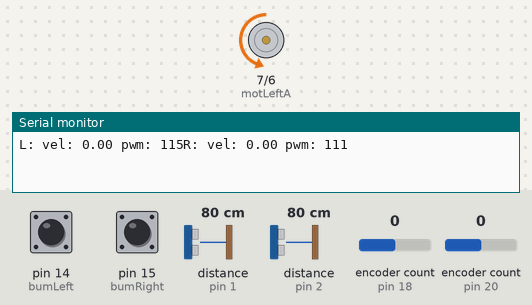
Recording of a sketch running on a simulated Arduino Mega 2560, built with avr-gcc and run on an emulated ATmega2560. On the bench: motor-driver pin pairs drawn as motors (green arrow = first pin HIGH = forward, orange = second pin HIGH = backward, longer = more drive), the last lines printed to the serial monitor. The inputs (shaded band) are chosen by the test bench; at power-on: distance to the obstacle (sensors on pin 1, pin 2) 80 cm, encoder count (sensors on pin 18, pin 20) 0, pin 14 (bumLeft) HIGH, pin 15 (bumRight) HIGH. The echo pulse lasts 58.3 µs per cm.

Above: at 0.12 s.
At 1.2 s:
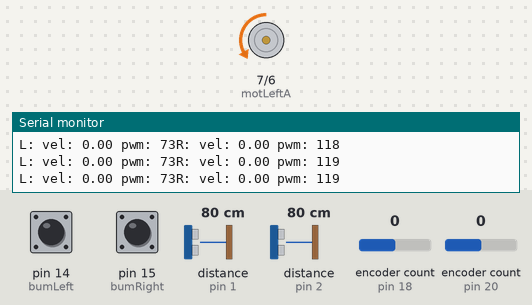
1.3 s: distance to the obstacle (sensor on pin 1) set to 33 cm
4.3 s: distance to the obstacle (sensor on pin 1) set to 28 cm
7.3 s: distance to the obstacle (sensor on pin 2) set to 2 cm
10.3 s: encoder count (sensor on pin 18) set to 1
At 10.8 s:
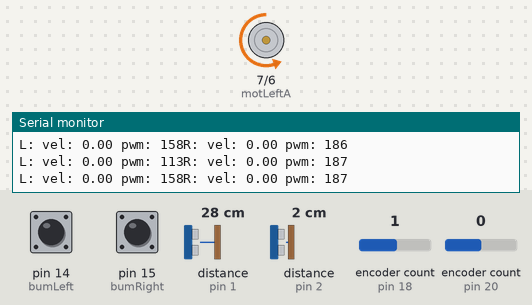
16.3 s: distance to the obstacle (sensor on pin 1) set to 120 cm
19.3 s: distance to the obstacle (sensor on pin 1) set to 2 cm
Timing chart, 0 to 23.3 s (numbered marks = the images above; inputs shaded):
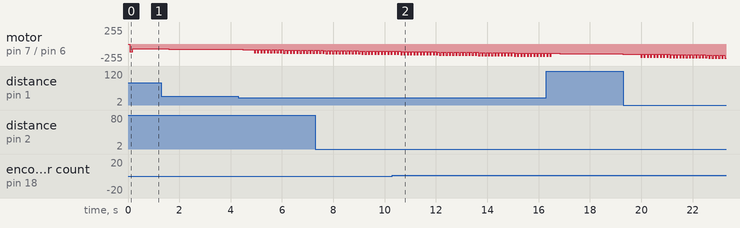

The sketch:

Taller4_2025.ino
```cpp
#define SIMULACION 0
#define EJERCICIO 5

#if !SIMULACION
#include <NewPing.h>
#include <Encoder.h>
#include <Wire.h>
#include <PID_v1.h>
#include <SharpIR.h>
#include <TimerOne.h>
#endif

/****************************** algunas definiciones globales ************/

#define IR_FRONT 1
#define IR_LEFT  0
#define IR_RIGHT 2

#define MIN_DIST_SIDE 0.15
#define MIN_DIST_FRONT 0.10

#define SPEED_SLOW 0.6
#define SPEED_TURN 0.9
#define SPEED_NORMAL 1.5
#define SPEED_FAST 2

/****************************** Setup *********************************/
void setup()
{

  /* inicializacion de sensores */
  motors_init();
  ir_init();
  bumper_init();


  #if SIMULACION
    Serial.begin(9600);
  #else
    pid_init();
    Serial.begin(115200);
  #endif
  /* inicializacion del comportamiento */
  comportamiento_init();
}

/****************************** Loop principal ************************/
void loop()
{
  /* procesamiento de sensores */
  ir_loop();
  bumper_loop();
  #if !SIMULACION
	sonar_loop();
	pid_loop();
	serial_loop();
  #endif

  #if EJERCICIO == 5
    sonar_loop();
  #endif
  /* procesamiento del comportamiento */
  comportamiento_loop();
}

/***************************** EJEMPLO COMPORTAMIENTOS ************************/
/*
enum Estado { eAvanzar = 0, eRetroceder, eGirar };

Estado estado;

uint16_t g_timeStampMs;

void comportamiento_init()
{
  / /define estado inicial y ejecuta accion de la trancision inicial, segun ejercicio
  estado = eAvanzar;
  pid_set_speed(SPEED_NORMAL, SPEED_NORMAL);
  //...

}

bool IsBumperLeftOn() { return bumper_left(); }
bool IsBumperRightOn() { return bumper_right(); }

void comportamiento_loop()
{
  // Proceso estados, chequeo condiciones y ejecuto transiciones
  switch (estado)
  {
      case eAvanzar:
        {
          if (IsBumperLeftOn() || IsBumperRightOn())
          {
            pid_set_speed(-SPEED_NORMAL, -SPEED_NORMAL);
            g_timeStampMs = millis();
            estado = eRetroceder;
          }
        } break;
      case eRetroceder:
        {
      if ((millis() - g_timeStampMs) > 3000)
            {
                pid_set_speed(SPEED_NORMAL, -SPEED_NORMAL);
                g_timeStampMs = millis();
              estado = eGirar;
            }
        } break;
      case eGirar:
        {
      if ((millis() - g_timeStampMs) > 3000)
            {
                pid_set_speed(SPEED_NORMAL, SPEED_NORMAL);
              estado = eAvanzar;
            }
        } break;
  }
  //...
}
*/

/***************************** FIN EJEMPLO COMPLETAR ***************************/


/***************************** SOLO COMPLETAR AQUI ************************/


#if EJERCICIO == 1
enum Estado {AVANZAR};
#elif EJERCICIO == 2
enum Estado { AVANZAR, RETROCEDER, GIRAR};
#elif EJERCICIO == 3
enum Estado { AVANZAR, GIRAR_DERECHA, GIRAR_IZQUIERDA };
#elif EJERCICIO == 4
enum Estado { AVANZAR, RETROCEDER, GIRAR, GIRAR_DERECHA, GIRAR_IZQUIERDA };    //👉👈
#elif EJERCICIO == 5
enum Estado { AVANZAR, ALEJARSE, ACERCARSE };
#endif


Estado estado;

long t;

void comportamiento_init()
{

    estado = AVANZAR;
    pid_set_speed(SPEED_NORMAL,SPEED_NORMAL);
    t = millis();

    // define estado inicial y ejecuta accion de la trancision inicial, segun ejercicio
    //estado = ESTADO_INICIAL;

    //...

    #if EJERCICIO == 5
        #if SIMULACION
  	    sonar_set_up();
  	#endif
    #endif


}

void comportamiento_loop()
{
  	#if EJERCICIO == 1

  	// Proceso estados, chequeo condiciones y ejecuto transiciones
    float left = ir_distance(IR_LEFT);
    float front = ir_distance(IR_FRONT);
    float right = ir_distance(IR_RIGHT);

    Serial.print("distancia izquierdo: ");
    Serial.print(left);
    Serial.print(" distancia frontal: ");
    Serial.print(front);
    Serial.print(" distancia derecho: ");
    Serial.println(right);

    Serial.print("Estado bumper left: ");
    Serial.print(bumper_left());
    Serial.print(" Estado bumper right: ");
    Serial.println(bumper_right());
	//...

  	#elif EJERCICIO == 2
    if(estado == AVANZAR){
      pid_set_speed(1,1);
      if(bumper_left() || bumper_right()){
       t = millis() + 3000;
        estado = RETROCEDER;
        pid_set_speed(-1,-1);
        Serial.println("Empezo a retroceder!");
      }
    }
    else if(estado == RETROCEDER){
      if(millis() > t ){
        pid_set_speed(1,-1);
        estado = GIRAR;
        t = millis() + 3000;
        Serial.println("Empezo a girar!");
      }
    }
    else{
      if(millis() > t){
        pid_set_speed(1,1);
        estado = AVANZAR;
        Serial.println("Empezo a avanzar!");
      }
    }

    #elif EJERCICIO == 3
    if(estado == AVANZAR){
      pid_set_speed(1,1);
      if(ir_distance(IR_RIGHT) <= MIN_DIST_SIDE){
        estado = GIRAR_IZQUIERDA;
        pid_set_speed(-1,1);
        Serial.println("Giro a la izquierda porque me choco a la derecha");
      } else if(ir_distance(IR_LEFT) <= MIN_DIST_SIDE){
        estado = GIRAR_DERECHA;
        pid_set_speed(1,-1);
        Serial.println("Giro a la derecha porque me choco a la izquierda");
      }
    }
    else if(estado == GIRAR_IZQUIERDA){
      if(ir_distance(IR_RIGHT) > MIN_DIST_SIDE){
        estado = AVANZAR;
        pid_set_speed(1,1);
        Serial.println("Vuelvo a avanzar porque ya no me choco a la derecha");
      }
    }
    else if(estado == GIRAR_DERECHA){
      if(ir_distance(IR_LEFT) > MIN_DIST_SIDE){
        estado = AVANZAR;
        pid_set_speed(1,1);
        Serial.println("Vuelvo a avanzar porque ya no me choco a la izquierda");
      }
    }

    #elif EJERCICIO == 4   //👉👈
    if(estado == AVANZAR){
      pid_set_speed(1,1);
      if(ir_distance(IR_RIGHT) <= MIN_DIST_SIDE){
        estado = GIRAR_IZQUIERDA;
        pid_set_speed(-1,1);
        Serial.println("Giro a la izquierda porque me choco a la derecha");
      } else if(ir_distance(IR_LEFT) <= MIN_DIST_SIDE){
        estado = GIRAR_DERECHA;
        pid_set_speed(1,-1);
        Serial.println("Giro a la derecha porque me choco a la izquierda");
      } else if(bumper_left() || bumper_right() || ir_distance(IR_FRONT) <= MIN_DIST_FRONT){
       t = millis() + 3000;
        estado = RETROCEDER;
        pid_set_speed(-1,-1);
        Serial.println("Empezo a retroceder!");
      }
    }
    else if(estado == GIRAR_IZQUIERDA){
      if(ir_distance(IR_RIGHT) > MIN_DIST_SIDE){
        estado = AVANZAR;
        pid_set_speed(1,1);
        Serial.println("Vuelvo a avanzar porque ya no me choco a la derecha");
      }
    }
    else if(estado == GIRAR_DERECHA){
      if(ir_distance(IR_LEFT) > MIN_DIST_SIDE){
        estado = AVANZAR;
        pid_set_speed(1,1);
        Serial.println("Vuelvo a avanzar porque ya no me choco a la izquierda");
      }
    }
    else if(estado == RETROCEDER){
      if(millis() > t ){
        pid_set_speed(1,-1);
        estado = GIRAR;
        t = millis() + 3000;
        Serial.println("Empezo a girar!");
      }
    }
    else{
      if(millis() > t){
        pid_set_speed(1,1);
        estado = AVANZAR;
        Serial.println("Empezo a avanzar!");
      }
    }


	// Proceso estados, chequeo condiciones y ejecuto transiciones

	//...

  #elif EJERCICIO == 5

  float sonar_dist = sonar_distance();

  if(estado == AVANZAR){
    pid_set_speed(SPEED_NORMAL,SPEED_NORMAL);
    if(sonar_dist > 0.8){
      // girar izquierda
      estado = ACERCARSE;
    }
    else if(sonar_dist <= 0.4){
      estado = ALEJARSE;
    }
  }

  else if(estado == ACERCARSE){
    pid_set_speed(SPEED_SLOW,SPEED_NORMAL);
    if(ir_distance(IR_LEFT) < 0.3 || sonar_dist <= 0.6){
      estado = AVANZAR;
    }
  }

  else if(estado == ALEJARSE){
    pid_set_speed(SPEED_NORMAL,SPEED_SLOW);
    if(ir_distance(IR_LEFT) > 0.1 || sonar_dist > 0.6){
      estado = AVANZAR;
    }
  }

  	#endif

}

/***************************** FIN COMPLETAR ***************************/

/*************************** PID *******************************/

#if SIMULACION
	#define motLeftA  10
	#define motLeftB  11
	#define motRightA  5
	#define motRightB  6
#else
// Motores
	#define motLeftA  7
	#define motLeftB  6
	#define motRightA 5
	#define motRightB 4

	//Encoders
	#define encRightA 18
	#define encRightB 19
	#define encLeftA  20
	#define encLeftB  21

	/* PID constantes */
	#define control_loop_time  10
	int last_control_loop_time;
	int pMotRight = 45;
	int iMotRight = 30;
	int dMotRight = 0;

	int pMotLeft  = 50;
	int iMotLeft  = 30;
	int dMotLeft  = 0;

	//#define  pwm_min_right 127
  //#define  pwm_min_left 121
  #define  pwm_min_right 44
  #define  pwm_min_left 40
	#define  pwm_max 255


/* status variables */
struct pid_status {
  long prevPos;
  long posDelta;
  double input, output, setpoint;
  bool enable;
};

/* PID seting */
pid_status pid_mot_right_status, pid_mot_left_status;
PID pid_mot_right(&pid_mot_right_status.input, &pid_mot_right_status.output, &pid_mot_right_status.setpoint, pMotRight, iMotRight, dMotRight, DIRECT);
PID pid_mot_left(&pid_mot_left_status.input, &pid_mot_left_status.output, &pid_mot_left_status.setpoint, pMotLeft, iMotLeft, dMotLeft, DIRECT);


/* Encoders seting */
Encoder enc_right(encRightA, encRightB);
Encoder enc_left(encLeftA, encLeftB);

void pid_init()
{
  pid_mot_left_status.setpoint = pid_mot_right_status.setpoint = 0;
  last_control_loop_time = millis();

  pid_mot_right.SetMode(AUTOMATIC);
  pid_mot_right.SetSampleTime(control_loop_time);
  pid_mot_left.SetMode(AUTOMATIC);
  pid_mot_left.SetSampleTime(control_loop_time);

  pid_mot_left.SetOutputLimits(-(pwm_max - pwm_min_left), (pwm_max - pwm_min_left));
  pid_mot_right.SetOutputLimits(-(pwm_max - pwm_min_right), (pwm_max - pwm_min_right));

  pid_mot_right_status.enable = true;
  pid_mot_left_status.enable = true;
}

void pid_loop(){
  int time_now = millis();
  int delta_t = time_now  - last_control_loop_time;
  if (delta_t >= control_loop_time)
  {
    last_control_loop_time = time_now;

    // update pos y vel right
    long posRight = -enc_right.read();
    //Serial.print("pos derecha : ");
    //Serial.print(posRight);
    pid_mot_right_status.posDelta = posRight - pid_mot_right_status.prevPos;
    pid_mot_right_status.prevPos = posRight;
    float vel_right = (double)pid_mot_right_status.posDelta / (double)delta_t; // cuenta encoder por ms

    // update pos y vel Left
    long posLeft = enc_left.read();
    //Serial.print(" pos izquierda : ");
    //Serial.println(posLeft);
    pid_mot_left_status.posDelta = posLeft - pid_mot_left_status.prevPos;
    pid_mot_left_status.prevPos = posLeft;
    float vel_left = (double)pid_mot_left_status.posDelta / (double)delta_t; // cuenta encoder por ms

    pid_mot_right_status.input = vel_right; // cuenta encoder por ms
    pid_mot_right.Compute();
    pid_mot_left_status.input  = vel_left;  // cuenta encoder por ms
    pid_mot_left.Compute();

    int pwm_left = (pid_mot_left_status.output < 0 ? -1 : 1) * ((int)abs(pid_mot_left_status.output) + pwm_min_left);
    set_motor_left(pwm_left);

    int pwm_right = (pid_mot_right_status.output < 0 ? -1 : 1) * ((int)abs(pid_mot_right_status.output) + pwm_min_right);
    set_motor_right(pwm_right);
    Serial.print("L: vel: "); Serial.print(vel_left); Serial.print(" pwm: "); Serial.print(pwm_left);Serial.print("R: vel: "); Serial.print(vel_right); Serial.print(" pwm: "); Serial.println(pwm_right);
    /*Serial.print("L: vel: "); Serial.print(vel_left); Serial.print(" pwm: "); Serial.print(pwm_left); Serial.print(" t: "); Serial.print(time_now);Serial.print(" delta_t: "); Serial.println(delta_t);
    Serial.print("R: vel: "); Serial.print(vel_right); Serial.print(" pwm: "); Serial.print(pwm_right); Serial.print(" t: "); Serial.print(time_now);Serial.print(" delta_t: "); Serial.println(delta_t);*/
  }
}
#endif
void pid_set_speed(float left, float right)
{
  pid_set_left(left);
  pid_set_right(right);

  //set_motor_left(255);
  //set_motor_right(255);
}

void pid_set_left(float v)
{
  #if SIMULACION
    v = mapFloat(v, 0, 2.0, 0, 128);
    set_motor_left(v);
  #else
    pid_mot_left.Reset();    /* reseteo para que el I se resetee ante cambios de consigna (sino quedaria el error viejo) */
    pid_mot_left_status.setpoint = v;
  #endif
}

void pid_set_right(float v)
{
  #if SIMULACION
    v = mapFloat(v, 0, 2.0, 0, 128);
    set_motor_right(v);
  #else
    pid_mot_right.Reset();
    pid_mot_right_status.setpoint = v;
  #endif
}


void set_speed(float left, float right)
{
  set_motor_left(left);
  set_motor_right(right);
}

void set_motor_left(int speed)
{
  analogWrite(motLeftB, speed > 0 ? speed : 0);
  analogWrite(motLeftA, speed < 0 ? -speed : 0);
}


void set_motor_right(int speed)
{
  analogWrite(motRightB, speed > 0 ? speed : 0);
  analogWrite(motRightA, speed < 0 ? -speed : 0);
}

void motors_init(void)
{
  // inicializo los pines de los motores
  pinMode(motLeftA, OUTPUT);      // inicializo el pin A del motorIzq como una salida
  pinMode(motLeftB, OUTPUT);      // inicializo el pin B del motorIzq como una salida
  pinMode(motRightA, OUTPUT);      // inicializo el pin A del motorDer como una salida
  pinMode(motRightB, OUTPUT);      // inicializo el pin B del motorDer como una salida
  // seteo en 0 la velocidad de los motores
  analogWrite(motLeftA,0);
  analogWrite(motLeftB,0);
  analogWrite(motRightA,0);
  analogWrite(motRightB,0);
}

/******************** bumper ******************/

//Bumper
#if SIMULACION
  #define bumRight 2
  #define bumLeft 3
#else
  #define bumRight 15
  #define bumLeft 14
#endif

bool bumper_state[2] = { false, false };

void bumper_init(void)
{
  pinMode(bumLeft, INPUT_PULLUP);           // inicializo el pin pulsador como una entrada
  pinMode(bumRight, INPUT_PULLUP);           // inicializo el pin pulsador como una entrada
}


void bumper_loop(void)
{
  bumper_state[0] = !digitalRead(bumLeft);
  bumper_state[1] = !digitalRead(bumRight);
  //Serial.print("BL: "); Serial.print(bumper_state[0]); Serial.print(" BR: "); Serial.println(bumper_state[1]);
}

bool bumper_left(void)
{
  return bumper_state[0];
}

bool bumper_right(void)
{
  return bumper_state[1];
}

/************** serial ******************/

void serial_loop(void)
{

}

/*************** sonar ********************/
float sonar_dist = -1;
long last_sonar_read = -1;

#if SIMULACION
  /* Completar la simulacion del sonar */
  # define sonarTrigg 7
  # define sonarEcho 4
  #define SONAR_READ_TIME 500
  #define SONAR_MIN_PARED 50
  #define SONAR_MAX_PARED 100

  void sonar_set_up(){
	pinMode(sonarTrigg, OUTPUT);
    pinMode(sonarEcho, INPUT);
    digitalWrite(sonarTrigg, LOW);
	last_sonar_read = 0;
  }

  void sonar_loop(){

    long t = millis();
    if (last_sonar_read == -1 || (t - last_sonar_read) > SONAR_READ_TIME){
      last_sonar_read = t;
      digitalWrite(sonarTrigg, HIGH);
      delayMicroseconds(10);
      digitalWrite(sonarTrigg, LOW);

      long t_sonar = pulseIn(sonarEcho, HIGH);
      sonar_dist = (0.0373 * t_sonar)/2;
      sonar_dist = (sonar_dist > SONAR_MAX_PARED*2) ? SONAR_MAX_PARED*2 : sonar_dist;
    }

  }

  /* Fin completar  */
#else
  #define sonarTrigg 3
  #define sonarEcho 2
  #define SONAR_READ_TIME 250
  #define SONAR_MIN_PARED 15
  #define SONAR_MAX_PARED 23

  NewPing sonar(sonarTrigg, sonarEcho, SONAR_MAX_PARED*2);
  void sonar_loop(void)
  {
    long t = millis();
    if (last_sonar_read == -1 || (t - last_sonar_read) > SONAR_READ_TIME)
    {
      last_sonar_read = t;
      sonar.ping_timer(on_sonar_echo);
    }
  }

  void on_sonar_echo(void)
  {
    if (sonar.check_timer())
      sonar_dist = sonar.convert_cm(sonar.ping_result);
    else
      sonar_dist = SONAR_MAX_PARED*2;
  }

#endif

float sonar_distance(void)
{
  return sonar_dist;
}

bool far_from_wall(){
  return sonar_dist != -1 && sonar_dist >= SONAR_MAX_PARED;
}

bool too_close_to_wall(){
  return sonar_dist != -1 && sonar_dist <= SONAR_MIN_PARED;
}

/************ infrarojos ********************/
#define IR_COUNT 3

#if SIMULACION
  #define IR_MAX_DIST 5000

  #define PIN_IR0 A0
  #define PIN_IR1 A1
  #define PIN_IR2 A2
#else<
  #define IR_NUM_READINGS 5
  #define IR_ERROR_PERCENT 93
  #define IR_MODEL 1 // GP2Y0A21Y

  #define IR_MAX_DIST 0.8

  #define PIN_IR0 A10
  #define PIN_IR1 A9
 #define PIN_IR2 A8


  SharpIR ir_0(IR_MODEL, PIN_IR0);
  SharpIR ir_1(IR_MODEL, PIN_IR1);
  SharpIR ir_2(IR_MODEL, PIN_IR2);

  SharpIR ir[IR_COUNT] =
  {
    ir_0,
    ir_1,
    ir_2
    /*
    SharpIR(PIN_IR0, IR_NUM_READINGS, IR_ERROR_PERCENT, IR_MODEL),
    SharpIR(PIN_IR1, IR_NUM_READINGS, IR_ERROR_PERCENT, IR_MODEL),
    SharpIR(PIN_IR2, IR_NUM_READINGS, IR_ERROR_PERCENT, IR_MODEL)
    */
  };

  float readings_front [10] = {0.8, 0.8, 0.8, 0.8, 0.8, 0.8, 0.8, 0.8, 0.8, 0.8};
  float readings_left [10] = {0.8, 0.8, 0.8, 0.8, 0.8, 0.8, 0.8, 0.8, 0.8, 0.8};
  float readings_right [10] = {0.8, 0.8, 0.8, 0.8, 0.8, 0.8, 0.8, 0.8, 0.8, 0.8};
  int ir_reading_it = 0;
#endif

float ir_distances[IR_COUNT];

void ir_init(void)
{
  for (int i = 0; i < IR_COUNT; i++)
    ir_distances[i] = -1;
}

float average_ir_reading(float fs[]){
  float sum = 0.0;
  for(int i = 0; i<10; i++){
    sum += fs[i];
  }
  return sum / 10;
}

void ir_loop(void)
{
  #if SIMULACION
    ir_distances[0] = mapFloat(analogRead(PIN_IR0), 344.0, 1017.0, 0.06, 0.8);
    ir_distances[1] = mapFloat(analogRead(PIN_IR1), 344.0, 1017.0, 0.06, 0.8);
    ir_distances[2] = mapFloat(analogRead(PIN_IR2), 344.0, 1017.0, 0.06, 0.8);

    //Serial.print("IR0: "); Serial.print(ir_distances[0]);
    //Serial.print(" IR1: "); Serial.print(ir_distances[1]);
    //Serial.print(" IR2: "); Serial.println(ir_distances[2]);
  #else
	for (int i = 0; i < IR_COUNT; i++)
	{
	ir_distances[i] = fabs(ir[i].getDistance(true) / 100.0f);
	if (ir_distances[i] > IR_MAX_DIST) ir_distances[i] = IR_MAX_DIST;
	}

  if (ir_reading_it >= 10){
    ir_reading_it = 0;
  }
  readings_front[ir_reading_it] = ir_distances[0];
  readings_left[ir_reading_it] = ir_distances[1];
  readings_right[ir_reading_it] = ir_distances[2];
  ir_reading_it++;

  ir_distances[0] = average_ir_reading(readings_front);
  ir_distances[1] = average_ir_reading(readings_left);
  ir_distances[2] = average_ir_reading(readings_right);

  #endif
}

float ir_distance(unsigned int i)
{
  if (i >= IR_COUNT) return -1;
  else
  {
    return ir_distances[i];
  }
}

#if SIMULACION
  float mapFloat(float x, float in_min, float in_max, float out_min, float out_max)
  {
    return (x - in_min) * (out_max - out_min) / (in_max - in_min) + out_min;
  }
#endif
```
